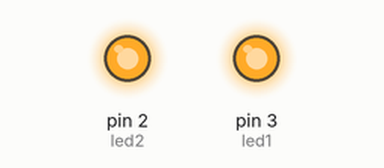
A sketch run on a simulated Arduino Uno, built with avr-gcc and run on an emulated ATmega328P. On the bench: output pins drawn as LEDs (lit = HIGH).

Above: at 1.0 s.
At 5.5 s:
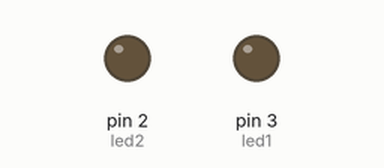
Timing chart, 0 to 6.9 s (numbered marks = the images above):
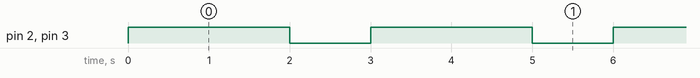

Measured:
- by itself, pin 2 (led2), pin 3 (led1): alternates HIGH for 2.0 s and LOW for 1.0 s

The sketch:

_4_2_digitalOutput_led.ino
```cpp
// Digital In/Out [2]
int led1 = 3;
int led2 = 2;

void setup()
{
  pinMode(led1, OUTPUT);
  pinMode(led2, OUTPUT);
}

void loop()
{
  digitalWrite(led1, HIGH);
  digitalWrite(led2, HIGH);
  delay(2000);

  digitalWrite(led1, LOW);
  digitalWrite(led2, LOW);
  delay(1000);
}
```
